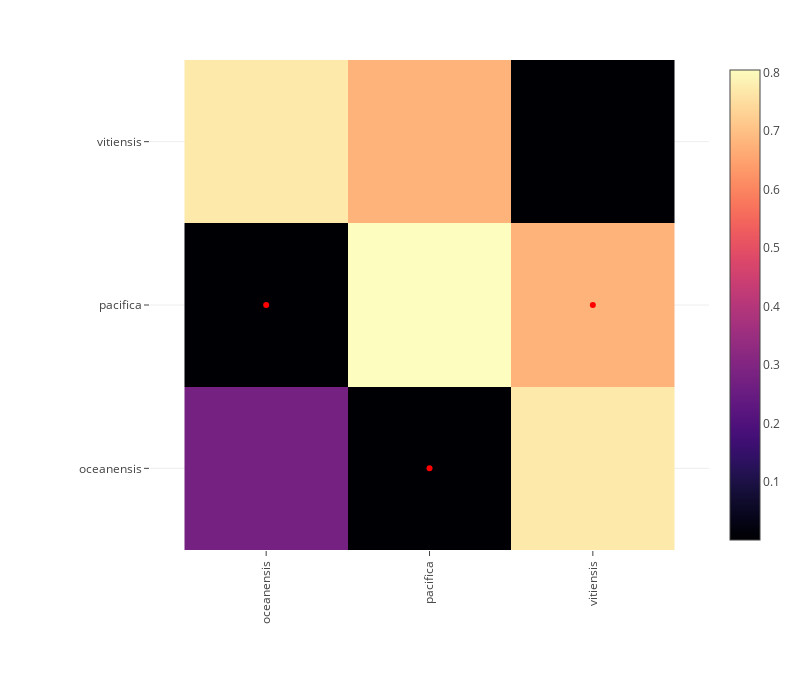

Source (notebook cell):
### Code cell
include("fix-component-base.jl");

### Figure 1 — Plotly figure (JSON) as saved in the notebook; plotly's stock layout.template omitted (floating-point values rounded to 4 significant figures; data arrays with more than 128 entries replaced by an {"elided": "..."} marker saying what was removed)
{"data": [{"colorscale": {"elided": "256x2 mixed values"}, "type": "heatmap", "x": ["oceanensis", "pacifica", "vitiensis"], "y": ["oceanensis", "pacifica", "vitiensis"], "z": [[0.2749, 0.0004399, 0.7711], [0.0004399, 0.8048, 0.6777], [0.7711, 0.6777, 0.001752]]}, {"hoverinfo": "skip", "marker": {"color": "red"}, "mode": "markers", "type": "scatter", "x": ["pacifica", "vitiensis", "oceanensis"], "y": ["oceanensis", "pacifica", "pacifica"]}], "layout": {"height": 700, "margin": {"b": 150, "l": 150, "r": 50, "t": 60}, "width": 800, "xaxis": {"autorange": true, "domain": [0, 1], "range": [-0.7112, 2.711], "scaleanchor": "y", "tickangle": -90, "type": "category"}, "yaxis": {"autorange": true, "domain": [0, 1], "range": [-0.5, 2.5], "type": "category"}}}
